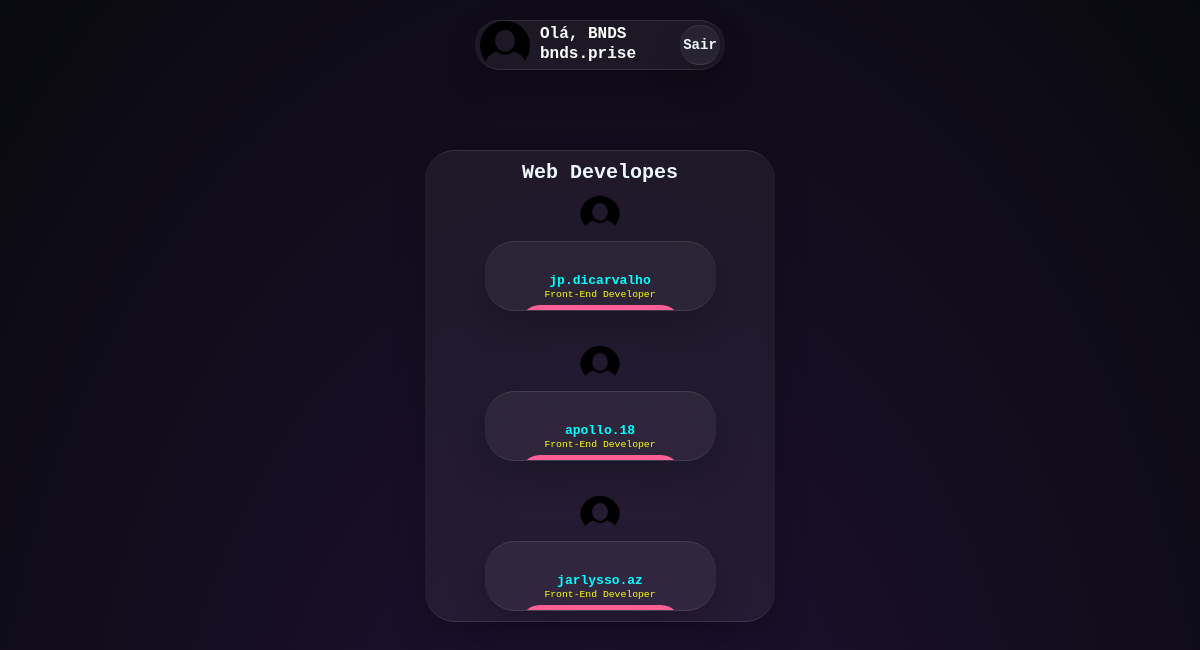
Screenshot of /Frontend-page.php (signed in) with the database file from the repository.
### tables this page shows
CREATE TABLE `empresas` (
  `id` int(11) NOT NULL,
  `nome` varchar(60) NOT NULL,
  `email` varchar(60) NOT NULL,
  `usuario` varchar(20) NOT NULL,
  `senha` varchar(8) NOT NULL
);

CREATE TABLE `users` (
  `id` int(11) NOT NULL,
  `nome` varchar(60) NOT NULL,
  `email` varchar(60) NOT NULL,
  `usuario` varchar(20) NOT NULL,
  `senha` varchar(8) NOT NULL,
  `desenvolvedor` varchar(11) NOT NULL,
  `descricao` varchar(250) DEFAULT NULL,
  `instagram` varchar(30) DEFAULT NULL,
  `html` int(1) DEFAULT NULL,
  `css` int(1) DEFAULT NULL,
  `php` int(1) DEFAULT NULL,
  `javascript` int(1) DEFAULT NULL,
  `perfilgithub` varchar(100) NOT NULL,
  `FotoUsuario` varchar(220) NOT NULL
);

### Frontend-page.php (the view, shortened to what this page needs)
<html lang="pt-br">
<head>
    <link rel="stylesheet" href="css/Frontend-page.css">
</head>
<body>
        <?php
                if (isset($_SESSION['id']) and (isset($_SESSION['nome']))) {
                    include_once "conexao.php";
                    $query_usuario = "SELECT id, nome, email, usuario FROM empresas WHERE id=:id LIMIT 1";
                    $result_usuario = $conn->prepare($query_usuario);
                    $result_usuario->bindParam(':id', $_SESSION['id'], PDO::PARAM_INT);
                    $result_usuario->execute();
                    if (($result_usuario) and ($result_usuario->rowCount() != 0)) {
                        $row_usuario = $result_usuario->fetch(PDO::FETCH_ASSOC);
                        extract($row_usuario);
        ?>
                        <header>
                        <img id='img' src='img/img1.png'>
                        <div class='box'>
                            <div class='usuario'>Olá, <?php echo $_SESSION['nome'];?></div>
                            <div class='usuario'><?php echo $usuario;?></div>
                        </div>
                        <div id='sair'><a href='sair.php'>Sair</a></div>
                 </header>
                 <?php
                            $query_dev = "SELECT id, nome, email, usuario, desenvolvedor, FotoUsuario FROM users WHERE desenvolvedor='Front-End'";
                            $result_dev = $conn->prepare($query_dev);
                            $result_dev->execute();
                            if (($result_dev) and ($result_dev->rowCount() != 0))
                                echo"<div class='section'>
                                        <h1>Web Developes</h1>";
                                    while($row_dev = $result_dev->fetch(PDO::FETCH_ASSOC)){
                                            extract($row_dev);
                ?>                              <div class='card'>
                                                    <div class='ImgBox'>
                                                    <?php
                                                        if((!empty($FotoUsuario)) AND (file_exists("img/$id/$FotoUsuario"))){
                                                            echo "<img class='imgUsuario' src='img/$id/$FotoUsuario'>";
                                                        }else{
                                                            echo "<img src='img/img1.png'>";
                                                        }?>
                                                    </div>
                                                    <div class='content'>
                                                        <div class='details'>
                                                            <h2><?php echo $usuario;?><br></h2>
                                                                <p>Front-End Developer</p>
                                                                <div class='actionBtn'>
                                                                    <button><a href="visualizar.php?<?php echo "id=$id";?>">Visualizar Perfil</a></button>
                                                                </div>
                                                        </div>
                                                    </div>
                                                </div>
                                <?php
                                    }
                                ?>
                                </div>
                    <?php
                    } else {
                        echo"<script> alert('Usuário não encontrado. Realize o Login!');
                        window.location.href='loginEmp.php';
                        </script>";
                    }
                } else {
                    echo"<script> alert('Usuário não encontrado. Realize o Login!');
                    window.location.href='loginEmp.php';
                    </script>";
                }
        ?>
</body>
</html>

### css/Frontend-page.css (style rules this page uses)
* { margin: 0; padding: 0; box-sizing: border-box; font-family: monospace; }
body { display: flex; justify-content: center; align-items: center; flex-direction: column; min-height: 110vh; background: radial-gradient(ellipse at bottom, #211134 0%,#090a0f 100%); }
header { position: absolute; top: 20px; display: flex; justify-content: center; align-items: center; flex-direction: row; width: 250px; height: 50px; background: rgba(255, 255, 255, 0.05); box-shadow: 0 15px 35px rgba(0, 0, 0, 0.2); border-top: 1px solid rgba(255,255,255,0.1); border-bottom: 1px solid rgba(255,255,255,0.1); border-radius: 30px; padding: 2px; }
.box { position: relative; display: flex; justify-content: center; flex-direction: column; width: 120px; height: 60px; color: white; }
#img { position: absolute; left: 5px; bottom: 3px; margin-right: 5px; width: 50px; height: 50px; }
.usuario { position: relative; display: flex; text-align: left; width: 100px; height: 20px; font-size: 16px; font-weight: bold; }
#sair { position: absolute; display: flex; justify-content: center; align-items: center; background: rgba(255, 255, 255, 0.05); box-shadow: 0 15px 35px rgba(0, 0, 0, 0.2); border-top: 1px solid rgba(255,255,255,0.1); border-bottom: 1px solid rgba(255,255,255,0.1); border-radius: 30px; width: 40px; height: 40px; right: 5px; }
a { color: aliceblue; text-decoration: none; font-size: 14px; font-weight: bold; }
.section { position: absolute; top: 150px; display: flex; justify-content: center; align-items: center; flex-direction: column; width: 350px; background: rgba(255, 255, 255, 0.05); box-shadow: 0 15px 35px rgba(0, 0, 0, 0.2); border-top: 1px solid rgba(255,255,255,0.1); border-bottom: 1px solid rgba(255,255,255,0.1); border-radius: 30px; padding: 10px; }
h1 { position: absolute; left: 50%; top: 10px; color: aliceblue; transform: translateX(-50%); font-size: 20px; font-weight: bold; }
.card { position: relative; width: 70%; height: 70px; margin-top: 80px; background: rgba(255, 255, 255, 0.05); box-shadow: 0 15px 35px rgba(0, 0, 0, 0.2); border-top: 1px solid rgba(255,255,255,0.1); border-bottom: 1px solid rgba(255,255,255,0.1); border-radius: 30px; transition: 0.5s; }
.ImgBox { position: absolute; left: 50%; top: -50px; transform: translateX(-50%); width: 40px; height: 40px; overflow: hidden; transition: 0.5s; border-radius: 20px; }
.ImgBox img { position: absolute; top: 0; left: 0; width: 100%; height: 100%; object-fit: cover; }
.card .content { position: absolute; width: 100%; height: 100%; display: flex; justify-content: center; align-items: flex-end; overflow: hidden; }
.card .content .details { padding: 20px; text-align: center; width: 100%; margin: 15px; transition: 0.5s; transform: translateY(70px); }
.card .content .details h2 { font-size: 1.0em; font-weight: 600; line-height: 1.2em; color: aqua; }
.card .content .details p { font-size: 0.75em; font-weight: 500; margin-bottom: 5px; color: yellow; }
.card .content .details .actionBtn { display: flex; justify-content: center; }
.card .content .details .actionBtn button { padding: 10px; border-radius: 20px; border: none; outline: none; font-size: 1em; font-weight: 500; background: #ff5f95; color: #fff; cursor: pointer; height: 40px; }

### rows the page displays
empresas: usuario "bnds.prise"
users: usuario "jp.dicarvalho"
users: usuario "apollo.18"
users: usuario "jarlysso.az"

### other values shown
$_SESSION['nome'] "BNDS"
